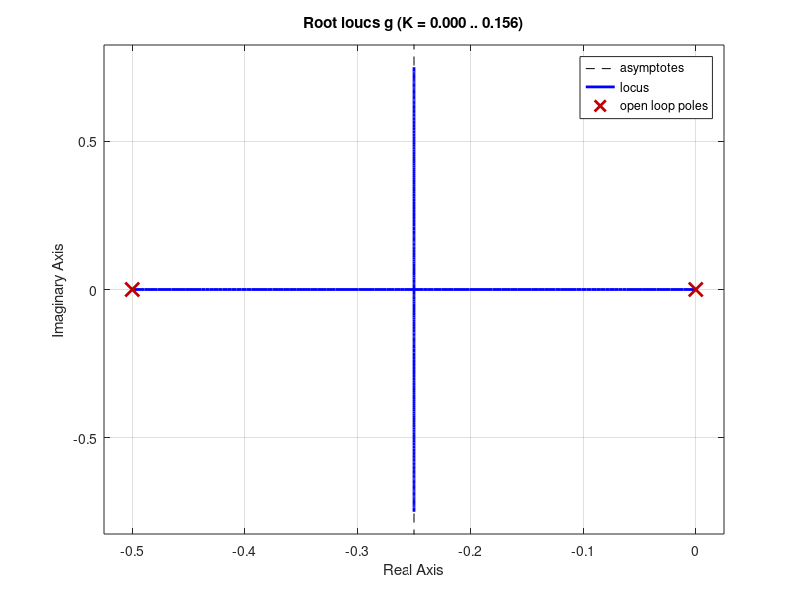
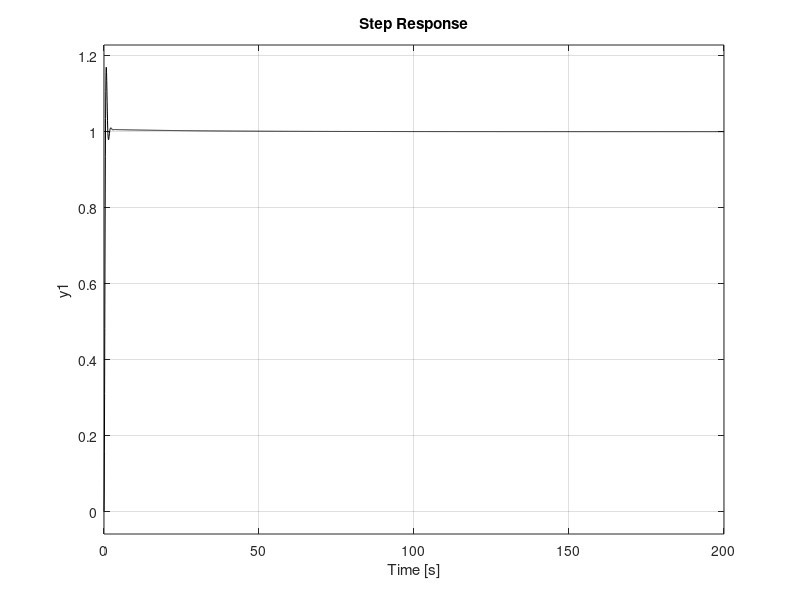
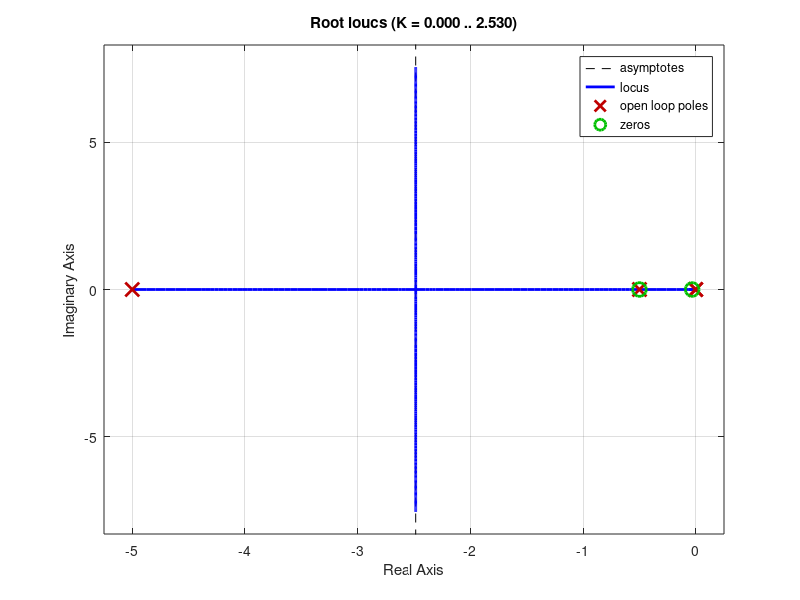
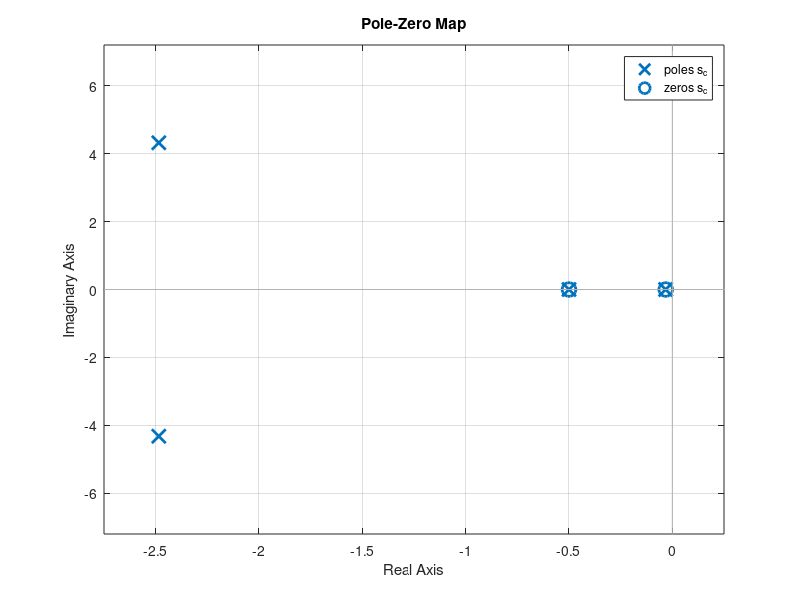

These figures' MATLAB source, in order:
clc
clear
close all

%--------proceso---
g=tf(4,[1 0.5 0]);
rlocus(g)
g_r=feedback(g,1);
[p z]=pzmap(g_r)
figure
step(g_r)

hold on

%-----deseado---
so=0.163;
Ts=1.6;
e=sqrt((log(so))^2/(pi^2+(log(so))^2));
wn=4/(Ts*e);
% wn=5;
% e=0.5;
% so = 100*exp(-e*pi/sqrt(1-e^2))
% Ts= 4/(e*wn)
k=1;
sis_d=tf(k*wn^2,[1 2*e*wn wn^2])
[p z]=pzmap(sis_d)
step(sis_d)
legend('Sistema sin compensador','Respuesta deseada')

%--------angulo faltante------
s1=p(1); %polo deseado
ang = rad2deg(angle(4/(s1*(s1+0.5))));
t1=90+atand(2.5/4.33);
t2=90+atand(2/4.33);
t1+t2
angf=180-ang;%-180+t1+t2
%---------encontrando el cero y el polo---
phi = rad2deg(angle(s1+0.5));%110; %114.7966; %angulo del cero 
theta = phi-angf; %angulo del polo para completar lo que falta
if phi<=90
    x1=imag(s1)/tand(phi);
    x2=imag(s1)/tand(theta);
    z=x1+abs(real(s1));  %funciona si se ubica el cero por debajo o al lado izquierdo del polo deseado
    p=x2+abs(real(s1));
else
    x1=imag(s1)/tand(180-phi);
    x2=imag(s1)/tand(theta);
    z=abs(real(s1))-x1;
    p=x2+abs(real(s1));    
end
z1=z;
p1=p;
% phi=90+atand(2/4.33);
% t3=phi-af
% x=4.33/tand(t3)
%---------encontrando el cero y el polo---

%---------econtrando K----
num=4*(s1+z1);
den=s1*(s1+0.5)*(s1+p1);
div=abs(num/den);
K=1/div;


%----------red de atraso----
Kvd=80;
razon=Kvd/(8*K*z1/p1);
p2=0.002;
z2=p2*razon;%0.2; %0.2
num=s1+z2;
% p2=z2/16;
den=s1+p2;
div2=abs(num/den); % verificamos que la magnitud sea
%aprox 1.

%verificamos angulo entre -5° y 0°
ang2=rad2deg(angle((s1+z2)/(s1+p2)));
%---------documento---
% t4=90+atand((2.5-p2)/4.33);
% phi2=90+atand((2.5-z2)/4.33);
% phi2-t4

%-----------controlador completo--

g_c=K*tf([1 z1],[1 p1])*tf([1 z2],[1 p2]);%K*tf([1 0.5],[1 5])*tf([1 0.2],[1 0.0125])

s_c=feedback(g_c*g,1);
[p z] = pzmap(s_c)
step(s_c,'k')

figure
rlocus(g_c*g)

figure
pzmap(s_c)


%-----------amplificadores operacionales

C1=10e-6;
C2=C1;
R1c=1/(p1*C1);
R2c=1/(z2*C2);
R3c=1/(z1*C1)-R1c;
R4c=1/(p2*C2)-R2c;

a=R2c*R4c*(R1c+R3c)/(R1c*R3c*(R2c+R4c));
R5c=10e3;
R6c=K*R5c/a;

R1=10e3;
R2=R1;
R3=R1;
R4=R1;
